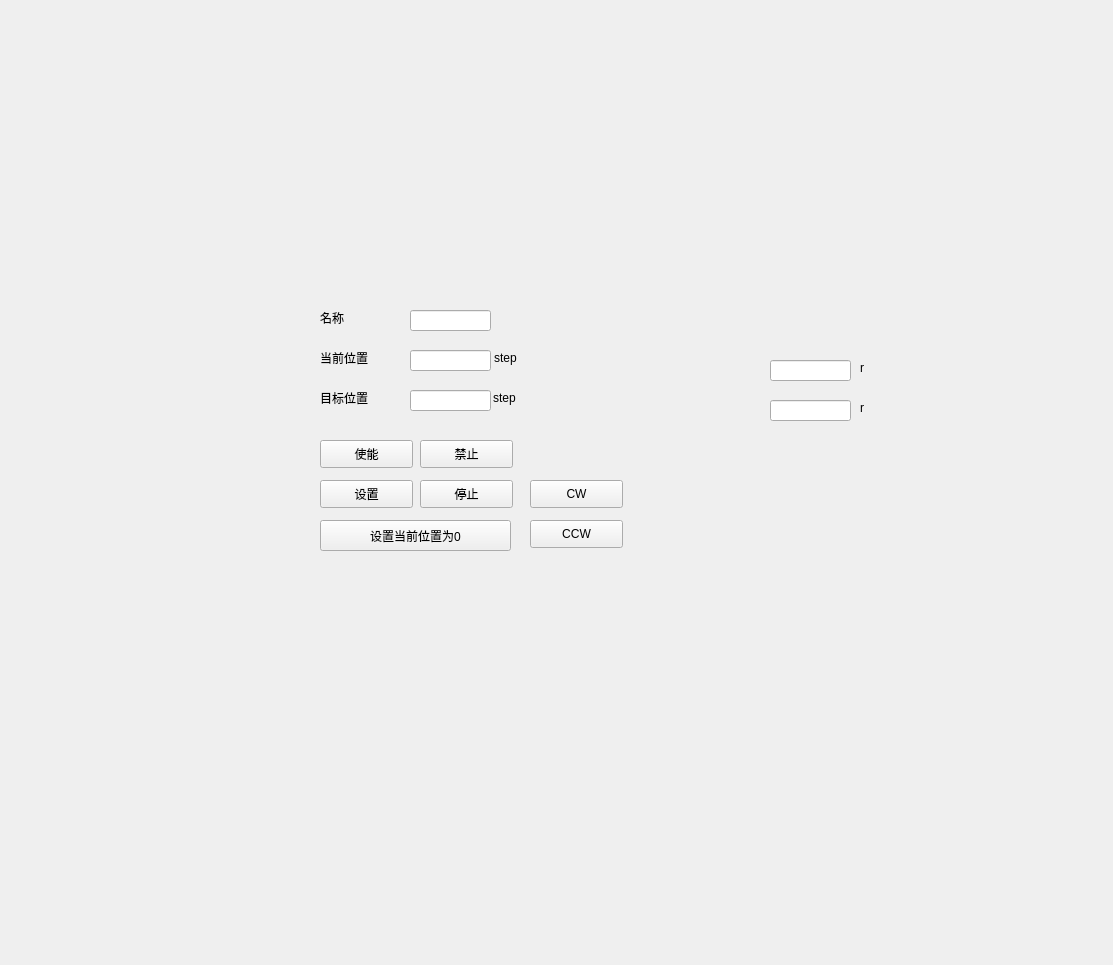
<?xml version="1.0" encoding="UTF-8"?>
<ui version="4.0">
 <class>motorui</class>
 <widget class="QWidget" name="motorui">
  <property name="geometry">
   <rect>
    <x>0</x>
    <y>0</y>
    <width>1113</width>
    <height>965</height>
   </rect>
  </property>
  <property name="windowTitle">
   <string>Form</string>
  </property>
  <widget class="QPushButton" name="cw">
   <property name="geometry">
    <rect>
     <x>530</x>
     <y>480</y>
     <width>93</width>
     <height>28</height>
    </rect>
   </property>
   <property name="text">
    <string>CW</string>
   </property>
  </widget>
  <widget class="QLineEdit" name="ex_pos">
   <property name="geometry">
    <rect>
     <x>770</x>
     <y>400</y>
     <width>81</width>
     <height>21</height>
    </rect>
   </property>
  </widget>
  <widget class="QLineEdit" name="realposition">
   <property name="geometry">
    <rect>
     <x>410</x>
     <y>350</y>
     <width>81</width>
     <height>21</height>
    </rect>
   </property>
  </widget>
  <widget class="QLabel" name="label_5">
   <property name="geometry">
    <rect>
     <x>320</x>
     <y>390</y>
     <width>72</width>
     <height>15</height>
    </rect>
   </property>
   <property name="text">
    <string>目标位置</string>
   </property>
  </widget>
  <widget class="QLabel" name="label_30">
   <property name="geometry">
    <rect>
     <x>860</x>
     <y>400</y>
     <width>21</width>
     <height>16</height>
    </rect>
   </property>
   <property name="text">
    <string>r</string>
   </property>
  </widget>
  <widget class="QPushButton" name="zero">
   <property name="geometry">
    <rect>
     <x>320</x>
     <y>520</y>
     <width>191</width>
     <height>31</height>
    </rect>
   </property>
   <property name="text">
    <string>设置当前位置为0</string>
   </property>
  </widget>
  <widget class="QLabel" name="label_27">
   <property name="geometry">
    <rect>
     <x>860</x>
     <y>360</y>
     <width>21</width>
     <height>16</height>
    </rect>
   </property>
   <property name="text">
    <string>r</string>
   </property>
  </widget>
  <widget class="QLabel" name="label_3">
   <property name="geometry">
    <rect>
     <x>320</x>
     <y>310</y>
     <width>72</width>
     <height>15</height>
    </rect>
   </property>
   <property name="text">
    <string>名称</string>
   </property>
  </widget>
  <widget class="QPushButton" name="set">
   <property name="geometry">
    <rect>
     <x>320</x>
     <y>480</y>
     <width>93</width>
     <height>28</height>
    </rect>
   </property>
   <property name="text">
    <string>设置</string>
   </property>
  </widget>
  <widget class="QLineEdit" name="name">
   <property name="geometry">
    <rect>
     <x>410</x>
     <y>310</y>
     <width>81</width>
     <height>21</height>
    </rect>
   </property>
  </widget>
  <widget class="QLabel" name="label_28">
   <property name="geometry">
    <rect>
     <x>494</x>
     <y>350</y>
     <width>41</width>
     <height>16</height>
    </rect>
   </property>
   <property name="text">
    <string>step</string>
   </property>
  </widget>
  <widget class="QLabel" name="label_4">
   <property name="geometry">
    <rect>
     <x>320</x>
     <y>350</y>
     <width>72</width>
     <height>15</height>
    </rect>
   </property>
   <property name="text">
    <string>当前位置</string>
   </property>
  </widget>
  <widget class="QPushButton" name="stop">
   <property name="geometry">
    <rect>
     <x>420</x>
     <y>480</y>
     <width>93</width>
     <height>28</height>
    </rect>
   </property>
   <property name="text">
    <string>停止</string>
   </property>
  </widget>
  <widget class="QPushButton" name="disable">
   <property name="geometry">
    <rect>
     <x>420</x>
     <y>440</y>
     <width>93</width>
     <height>28</height>
    </rect>
   </property>
   <property name="text">
    <string>禁止</string>
   </property>
  </widget>
  <widget class="QPushButton" name="enable">
   <property name="geometry">
    <rect>
     <x>320</x>
     <y>440</y>
     <width>93</width>
     <height>28</height>
    </rect>
   </property>
   <property name="text">
    <string>使能</string>
   </property>
  </widget>
  <widget class="QPushButton" name="ccw">
   <property name="geometry">
    <rect>
     <x>530</x>
     <y>520</y>
     <width>93</width>
     <height>28</height>
    </rect>
   </property>
   <property name="text">
    <string>CCW</string>
   </property>
  </widget>
  <widget class="QLabel" name="label_29">
   <property name="geometry">
    <rect>
     <x>493</x>
     <y>390</y>
     <width>31</width>
     <height>16</height>
    </rect>
   </property>
   <property name="text">
    <string>step</string>
   </property>
  </widget>
  <widget class="QLineEdit" name="position">
   <property name="geometry">
    <rect>
     <x>410</x>
     <y>390</y>
     <width>81</width>
     <height>21</height>
    </rect>
   </property>
  </widget>
  <widget class="QLineEdit" name="ex_real_pos">
   <property name="geometry">
    <rect>
     <x>770</x>
     <y>360</y>
     <width>81</width>
     <height>21</height>
    </rect>
   </property>
  </widget>
 </widget>
 <resources/>
 <connections/>
</ui>
